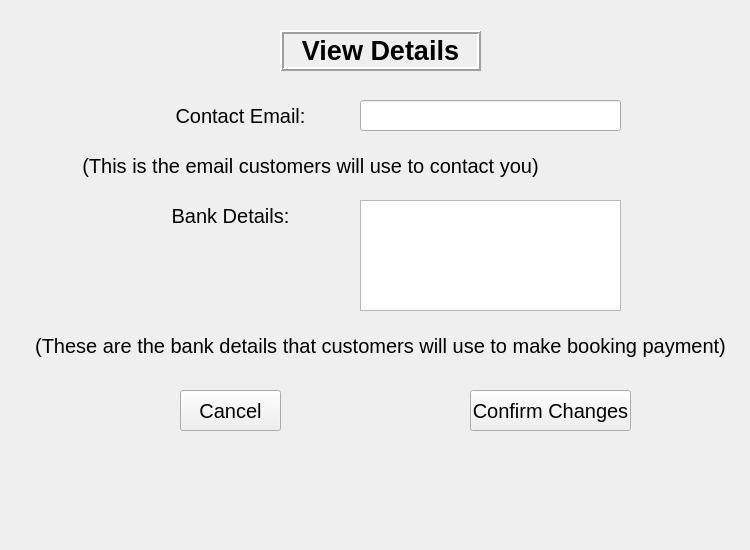
    <widget class="QWidget" name="ViewDetails">
     <widget class="QPushButton" name="btnVieDetCancel">
      <property name="geometry">
       <rect>
        <x>180</x>
        <y>390</y>
        <width>101</width>
        <height>41</height>
       </rect>
      </property>
      <property name="font">
       <font>
        <pointsize>15</pointsize>
       </font>
      </property>
      <property name="text">
       <string>Cancel</string>
      </property>
     </widget>
     <widget class="QLabel" name="lblVieDetError">
      <property name="geometry">
       <rect>
        <x>40</x>
        <y>460</y>
        <width>701</width>
        <height>81</height>
       </rect>
      </property>
      <property name="font">
       <font>
        <pointsize>15</pointsize>
        <italic>true</italic>
       </font>
      </property>
      <property name="text">
       <string/>
      </property>
     </widget>
     <widget class="QLabel" name="lblVieDetBanExp">
      <property name="geometry">
       <rect>
        <x>20</x>
        <y>330</y>
        <width>721</width>
        <height>31</height>
       </rect>
      </property>
      <property name="font">
       <font>
        <pointsize>15</pointsize>
       </font>
      </property>
      <property name="text">
       <string>(These are the bank details that customers will use to make booking payment)</string>
      </property>
      <property name="alignment">
       <set>Qt::AlignCenter</set>
      </property>
     </widget>
     <widget class="QLabel" name="lblVieDetBanDet">
      <property name="geometry">
       <rect>
        <x>150</x>
        <y>200</y>
        <width>161</width>
        <height>31</height>
       </rect>
      </property>
      <property name="font">
       <font>
        <pointsize>15</pointsize>
       </font>
      </property>
      <property name="text">
       <string>Bank Details:</string>
      </property>
      <property name="alignment">
       <set>Qt::AlignCenter</set>
      </property>
     </widget>
     <widget class="QTextEdit" name="txtVieDetBanDet">
      <property name="geometry">
       <rect>
        <x>360</x>
        <y>200</y>
        <width>261</width>
        <height>111</height>
       </rect>
      </property>
     </widget>
     <widget class="QLineEdit" name="lnVieDetEmail">
      <property name="geometry">
       <rect>
        <x>360</x>
        <y>100</y>
        <width>261</width>
        <height>31</height>
       </rect>
      </property>
      <property name="font">
       <font>
        <pointsize>15</pointsize>
       </font>
      </property>
      <property name="text">
       <string/>
      </property>
     </widget>
     <widget class="QLabel" name="lblVieDetConEma">
      <property name="geometry">
       <rect>
        <x>150</x>
        <y>100</y>
        <width>181</width>
        <height>31</height>
       </rect>
      </property>
      <property name="font">
       <font>
        <pointsize>15</pointsize>
       </font>
      </property>
      <property name="text">
       <string>Contact Email:</string>
      </property>
      <property name="alignment">
       <set>Qt::AlignCenter</set>
      </property>
     </widget>
     <widget class="QLabel" name="lblVieDetTitle">
      <property name="geometry">
       <rect>
        <x>280</x>
        <y>30</y>
        <width>201</width>
        <height>41</height>
       </rect>
      </property>
      <property name="font">
       <font>
        <pointsize>20</pointsize>
        <weight>75</weight>
        <bold>true</bold>
       </font>
      </property>
      <property name="frameShape">
       <enum>QFrame::Box</enum>
      </property>
      <property name="frameShadow">
       <enum>QFrame::Raised</enum>
      </property>
      <property name="lineWidth">
       <number>2</number>
      </property>
      <property name="midLineWidth">
       <number>0</number>
      </property>
      <property name="text">
       <string>View Details</string>
      </property>
      <property name="alignment">
       <set>Qt::AlignCenter</set>
      </property>
     </widget>
     <widget class="QLabel" name="lblVieDetEmaiExp">
      <property name="geometry">
       <rect>
        <x>70</x>
        <y>150</y>
        <width>481</width>
        <height>31</height>
       </rect>
      </property>
      <property name="font">
       <font>
        <pointsize>15</pointsize>
       </font>
      </property>
      <property name="text">
       <string>(This is the email customers will use to contact you)</string>
      </property>
      <property name="alignment">
       <set>Qt::AlignCenter</set>
      </property>
     </widget>
     <widget class="QPushButton" name="btnVieDetConfirm">
      <property name="geometry">
       <rect>
        <x>470</x>
        <y>390</y>
        <width>161</width>
        <height>41</height>
       </rect>
      </property>
      <property name="font">
       <font>
        <pointsize>15</pointsize>
       </font>
      </property>
      <property name="text">
       <string>Confirm Changes</string>
      </property>
     </widget>
    </widget>
